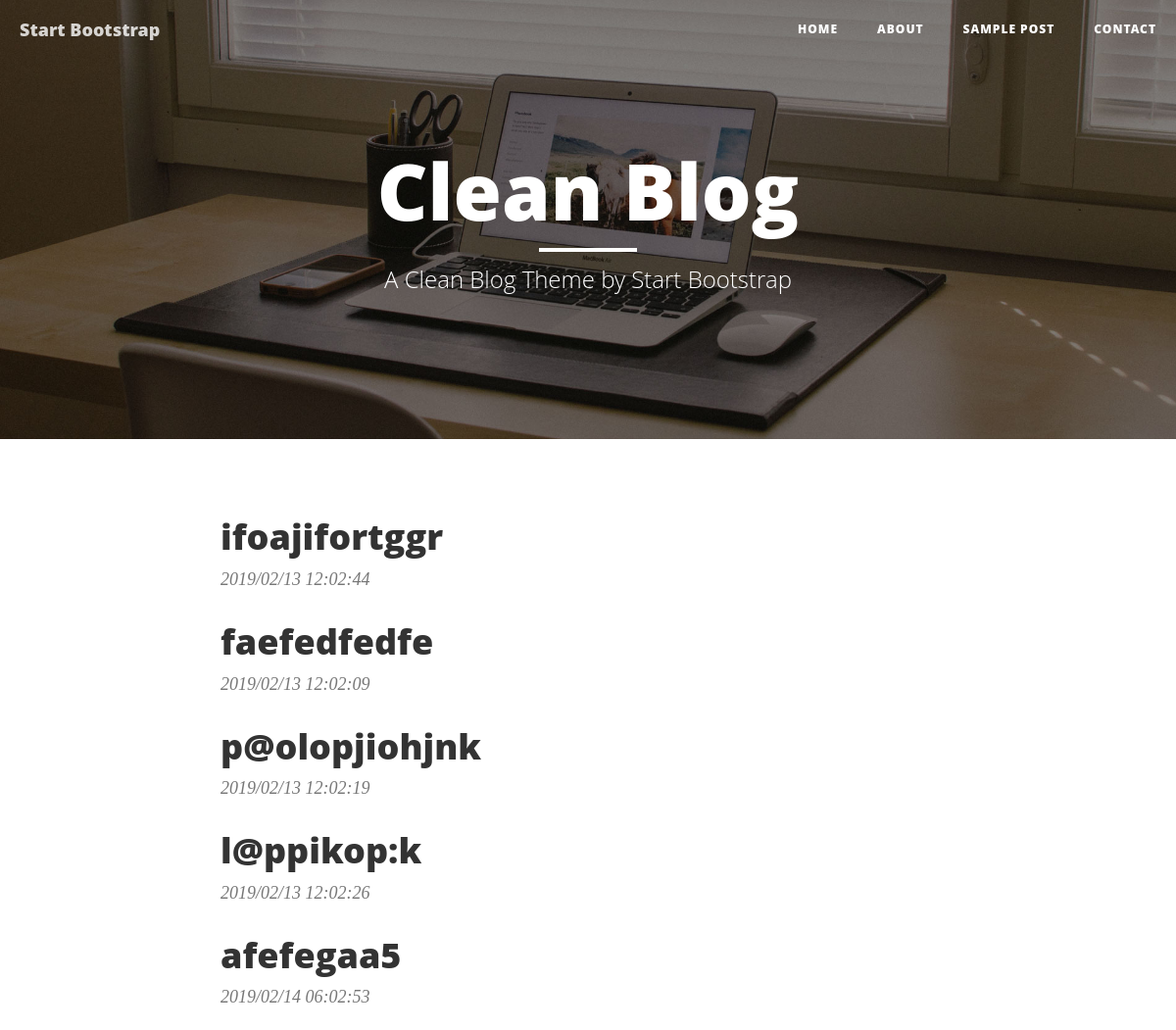
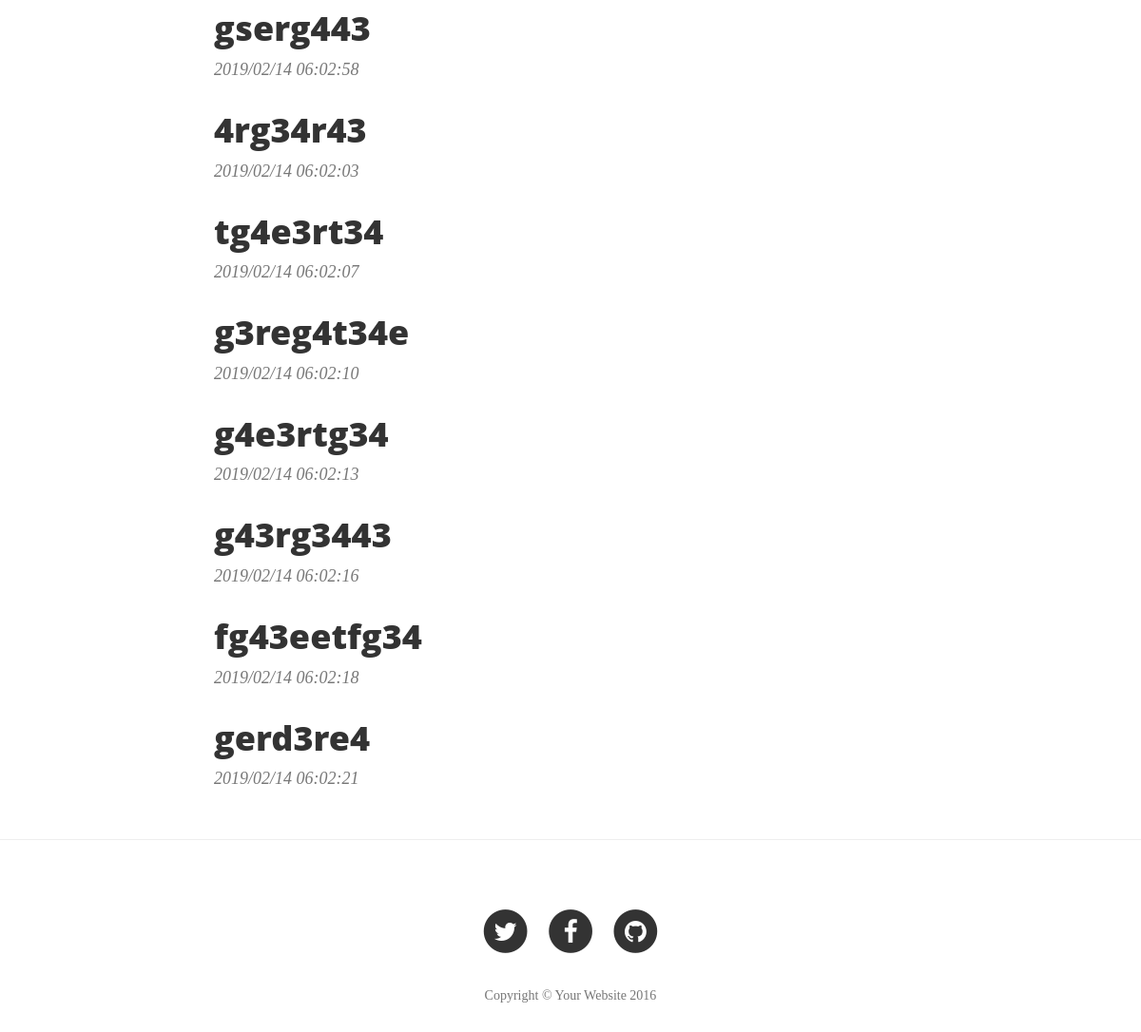
The page / on the database its author committed (2 pictures, top to bottom).
### blog/models.py (models this page shows)
class Blog(models.Model):
    content = models.CharField(max_length=140)
    posted_date = models.DateTimeField(auto_now_add=True)

### blog/views.py (the view)
# urls.py: path('', BlogListView.as_view(), name="index"),
class BlogListView(ListView):
    model = Blog

### blog/templates/blog/blog_list.html
{% extends "base.html" %}
{% block body%}
<div class="row">
  <div class="col-lg-8 col-lg-offset-2 col-md-10 col-md-offset-1">
    {% for blog in object_list %}
      <div class="post-preview">
        <a href=#>
          <h2 class="post-title">
              {{blog.content}}
          </h2>
        </a>
        <p class="post-meta">{{ blog.posted_date|date:"Y/m/d h:m:s" }}</p>
      </div>
    {% endfor %}
  </div>
</div>
{% endblock %}

### blog/templates/base.html (shortened to what this page needs)
{% load static %}
<!DOCTYPE html>
<html lang="en">
<head>
    <link href="{% static 'vendor/bootstrap/css/bootstrap.min.css' %}" rel="stylesheet">
    <link href="{% static 'css/clean-blog.min.css' %}" rel="stylesheet">
    <link href="{% static 'vendor/font-awesome/css/font-awesome.min.css' %}" rel="stylesheet" type="text/css">
</head>
<body>
    <nav class="navbar navbar-default navbar-custom navbar-fixed-top">
        <div class="container-fluid">
            <div class="navbar-header page-scroll">
                <a class="navbar-brand" href="index.html">Start Bootstrap</a>
            </div>
            <div class="collapse navbar-collapse" id="bs-example-navbar-collapse-1">
                <ul class="nav navbar-nav navbar-right">
                    <li>
                        <a href="index.html">Home</a>
                    </li>
                    <li>
                        <a href="about.html">About</a>
                    </li>
                    <li>
                        <a href="post.html">Sample Post</a>
                    </li>
                    <li>
                        <a href="contact.html">Contact</a>
                    </li>
                </ul>
            </div>
        </div>
    </nav>
    <header class="intro-header" style="background-image: url({% static 'img/home-bg.jpg' %})">
        <div class="container">
            <div class="row">
                <div class="col-lg-8 col-lg-offset-2 col-md-10 col-md-offset-1">
                    <div class="site-heading">
                        <h1>Clean Blog</h1>
                        <hr class="small">
                        <span class="subheading">A Clean Blog Theme by Start Bootstrap</span>
                    </div>
                </div>
            </div>
        </div>
    </header>
    <div class="container">
      {% block body %}{% endblock %}
    </div>
    <hr>
    <footer>
        <div class="container">
            <div class="row">
                <div class="col-lg-8 col-lg-offset-2 col-md-10 col-md-offset-1">
                    <ul class="list-inline text-center">
                        <li>
                            <a href="#">
                                <span class="fa-stack fa-lg">
                                    <i class="fa fa-circle fa-stack-2x"></i>
                                    <i class="fa fa-twitter fa-stack-1x fa-inverse"></i>
                                </span>
                            </a>
                        </li>
                        <li>
                            <a href="#">
                                <span class="fa-stack fa-lg">
                                    <i class="fa fa-circle fa-stack-2x"></i>
                                    <i class="fa fa-facebook fa-stack-1x fa-inverse"></i>
                                </span>
                            </a>
                        </li>
                        <li>
                            <a href="#">
                                <span class="fa-stack fa-lg">
                                    <i class="fa fa-circle fa-stack-2x"></i>
                                    <i class="fa fa-github fa-stack-1x fa-inverse"></i>
                                </span>
                            </a>
                        </li>
                    </ul>
                    <p class="copyright text-muted">Copyright &copy; Your Website 2016</p>
                </div>
            </div>
        </div>
    </footer>
</body>
</html>

### rows shown on the page
Blog: content "ifoajifortggr", posted_date "2019/02/13 12:02:44"
Blog: content "faefedfedfe", posted_date "2019/02/13 12:02:09"
Blog: content "p@olopjiohjnk", posted_date "2019/02/13 12:02:19"
Blog: content "l@ppikop:k", posted_date "2019/02/13 12:02:26"
Blog: content "afefegaa5", posted_date "2019/02/14 06:02:53"
Blog: content "gserg443", posted_date "2019/02/14 06:02:58"
Blog: content "4rg34r43", posted_date "2019/02/14 06:02:03"
Blog: content "tg4e3rt34", posted_date "2019/02/14 06:02:07"
Blog: content "g3reg4t34e", posted_date "2019/02/14 06:02:10"
Blog: content "g4e3rtg34", posted_date "2019/02/14 06:02:13"
Blog: content "g43rg3443", posted_date "2019/02/14 06:02:16"
Blog: content "fg43eetfg34", posted_date "2019/02/14 06:02:18"
Blog: content "gerd3re4", posted_date "2019/02/14 06:02:21"
